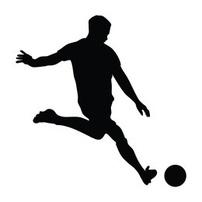
#> input picture mastering-opencv-with-python/module5-contour-and-shape-analysis/soccer.jpg, 202 x 202 px, shrunk from 260 x 260 before the run
$ jupyter execute --allow-errors quiz.ipynb
#> lines starting #> are read from the running program, lines starting #| are printed output that depends on the picture; after the words box and inside, x2 and y2 are one past the last pixel; in counts of white or black regions, pixels touching at a corner belong together
[cell 1]
# the exercise response is none of above, so the error is expected, because we have to pass a grayscale image

import cv2

img = cv2.imread('soccer.jpg', cv2.IMREAD_COLOR)
#> img is the input picture: shape (202, 202, 3); mean B, G, R 214, 213.7, 213.6
#> (the rest of this cell did not finish here and is left out)

[cell 2]
import cv2

img = cv2.imread('soccer.jpg', cv2.IMREAD_COLOR)
imgGray = cv2.cvtColor(img, cv2.COLOR_BGR2GRAY)

ret1, thresh1 = cv2.threshold(imgGray, 127, 255, cv2.THRESH_BINARY)
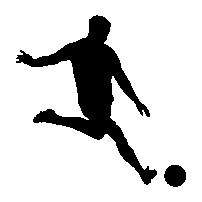
#> thresh1: shape (202, 202); 83.5% white; 2 black regions
contours1, hierarchy1 = cv2.findContours( thresh1, cv2.RETR_LIST, cv2.CHAIN_APPROX_SIMPLE)
#> contours1 = 3 contours; box (x1, y1, x2, y2) and area: (0, 0, 202, 202) 40401, (15, 14, 158, 186) 6704, (163, 164, 187, 188) 411

ret2, thresh2 = cv2.threshold(imgGray, 127, 255, cv2.THRESH_BINARY_INV)
#> thresh2: shape (202, 202); 16.5% white; 2 white regions
contours2, hierarchy2 = cv2.findContours( thresh2, cv2.RETR_LIST, cv2.CHAIN_APPROX_SIMPLE)
#> contours2 = 2 contours; box (x1, y1, x2, y2) and area: (16, 15, 157, 185) 5986, (164, 165, 186, 187) 349

print('Number of contours case 1 : ', len(contours1))
#| Number of contours case 1 :  3
print('Number of contours case 2 : ', len(contours2))
#| Number of contours case 2 :  2

[cell 3]
import matplotlib.pyplot as plt

image = cv2.imread("border.png", cv2.IMREAD_COLOR)
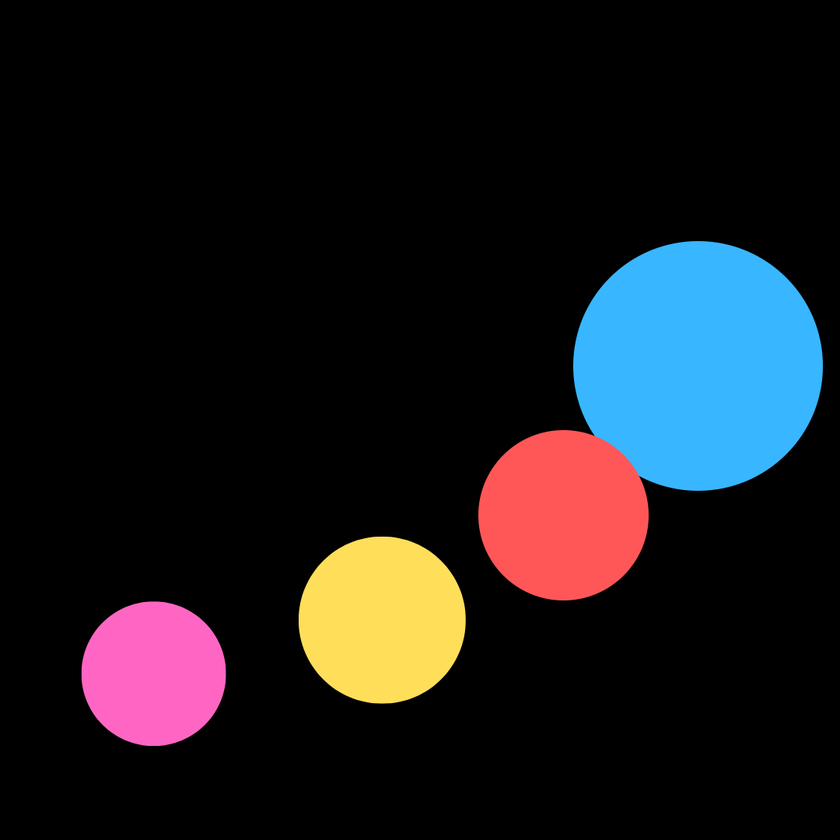
#> input picture mastering-opencv-with-python/module5-contour-and-shape-analysis/border.png, 840 x 840 px, shrunk from 1080 x 1080 before the run
#> image is the input picture: shape (840, 840, 3); mean B, G, R 27.7, 24.6, 26
image_gray = cv2.cvtColor(image, cv2.COLOR_BGR2GRAY)
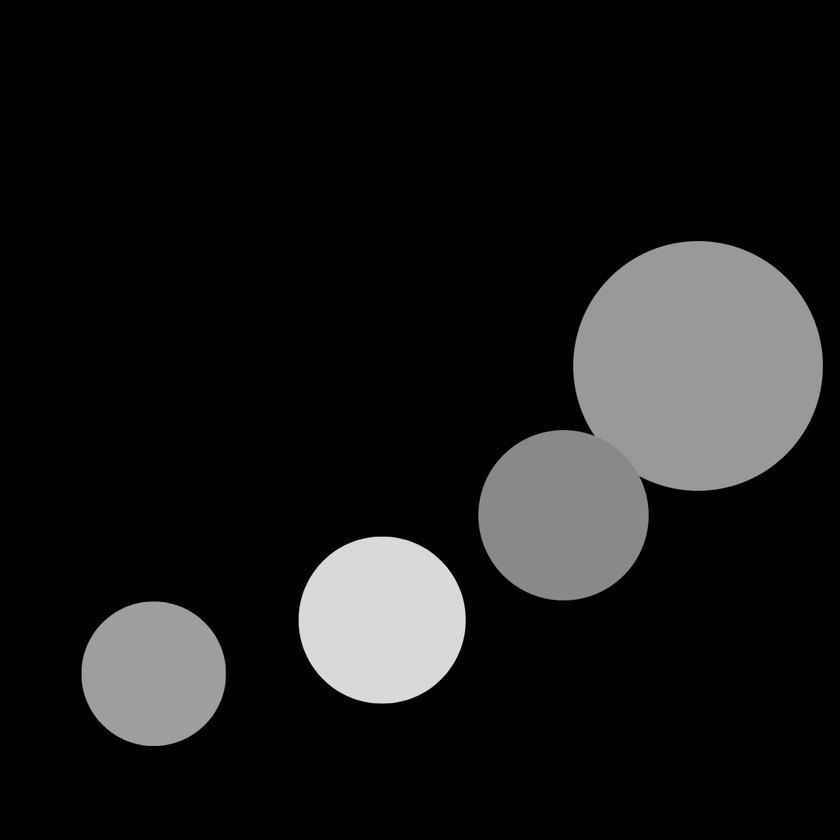
#> image_gray: shape (840, 840); min 0, max 230, mean 25.4
erosion_size = 45
erosion_shape = cv2.MORPH_ELLIPSE
element = cv2.getStructuringElement(erosion_shape, (2 * erosion_size + 1, 2 * erosion_size + 1),
                                   (erosion_size, erosion_size))
image_gray = cv2.erode(image_gray, element)
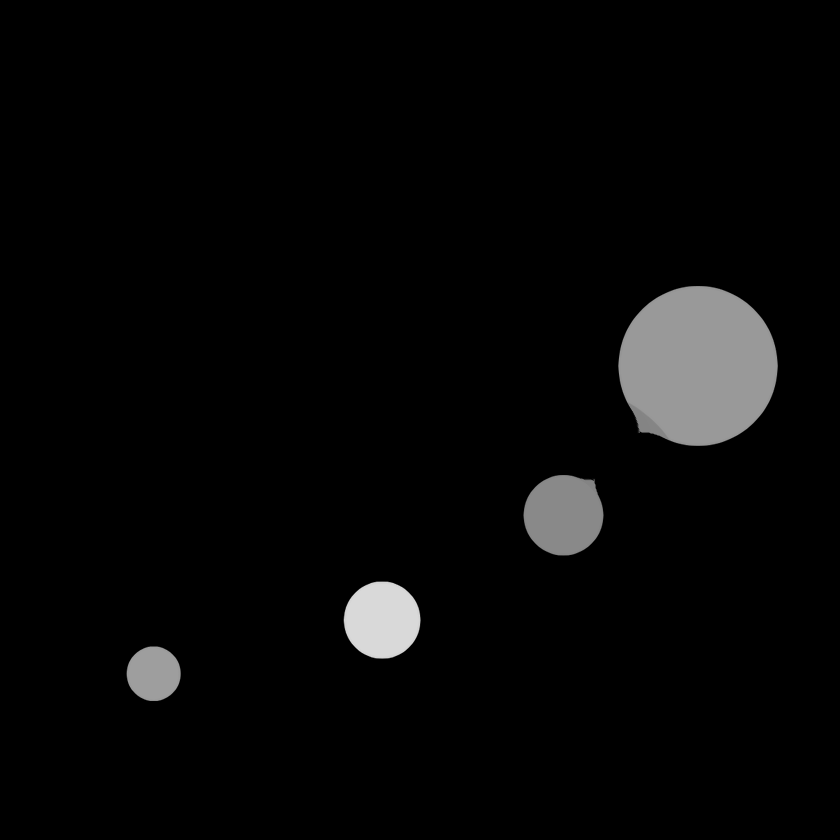
#> image_gray: shape (840, 840); min 0, max 217, mean 7.3
#plt.imshow(image_gray, cmap='gray')
ret, thresh = cv2.threshold(image_gray, 127, 255, cv2.THRESH_BINARY)
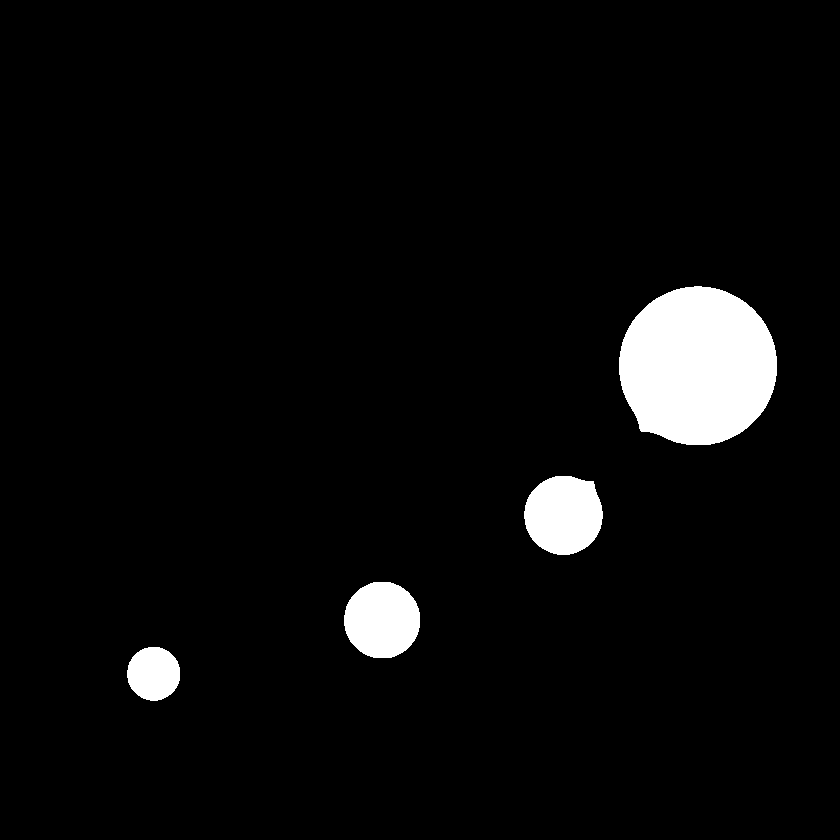
#> thresh: shape (840, 840); 4.5% white; 4 white regions
contours, hierarchy = cv2.findContours(thresh, cv2.RETR_LIST, cv2.CHAIN_APPROX_SIMPLE)
#> contours = 4 contours; box (x1, y1, x2, y2) and area: (619, 286, 777, 445) 19616, (524, 476, 603, 555) 4832, (344, 582, 420, 658) 4494, (127, 647, 180, 701) 2182
cv2.drawContours(image, contours, -1, (0,0,255), 3);
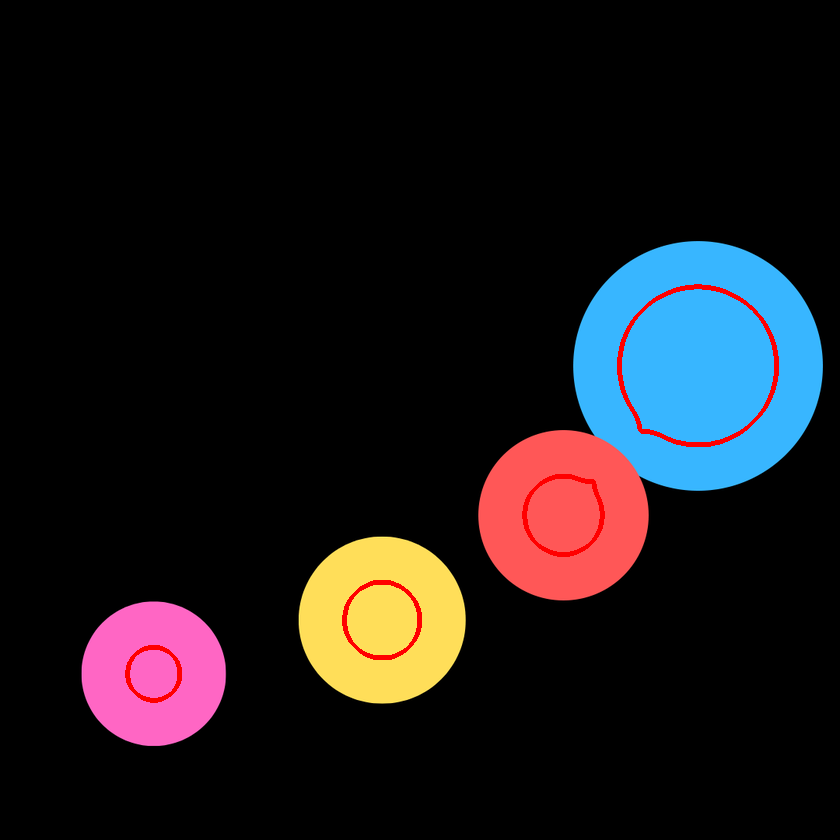
#> image: shape (840, 840, 3); 0.74% of pixels changed, all inside (x1, y1, x2, y2) = (125, 284, 779, 703)
print("contours found:", len(contours))
#| contours found: 4
plt.imshow(image)
